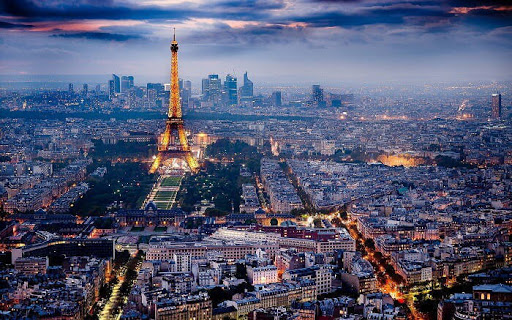
#> input picture image_processing_with_opencv/blending_images/eiffel_tower.jpg, 512 x 320 px
$ python blending_images.py
#> lines starting #> are read from the running program, lines starting #| are printed output that depends on the picture
# blending images

import cv2 # importing opencv (it means open source computer vision)
import matplotlib.pyplot as plt # visualization modul

img1 = cv2.imread("eiffel_tower.jpg") # first input
#> img1 is the input picture: shape (320, 512, 3); mean B, G, R 115.2, 88.2, 83.7
img1 = cv2.cvtColor(img1, cv2.COLOR_BGR2RGB)
# converting BGR to RGB ıt means converting ıts normal color
img2 = cv2.imread("river.jpg")
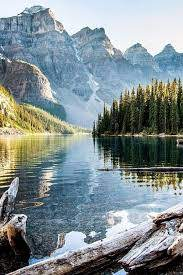
#> input picture image_processing_with_opencv/blending_images/river.jpg, 183 x 275 px
#> img2 is the input picture: shape (275, 183, 3); mean B, G, R 143.5, 141, 129
img2 = cv2.cvtColor(img2, cv2.COLOR_BGR2RGB)

print("First Image Shape: ", img1.shape) # shape of img1
#| First Image Shape:  (320, 512, 3)
print("Second Image Shape: ", img2.shape) # shape og img2
#| Second Image Shape:  (275, 183, 3)

img1 = cv2.resize(img1, (300,300)) # resizing both images
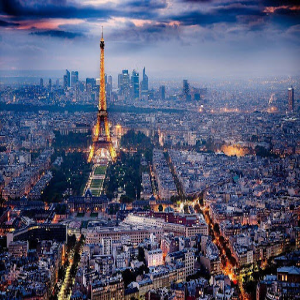
#> img1: shape (300, 300, 3); mean R, G, B 83.5, 88, 115
img2 = cv2.resize(img2, (300,300))
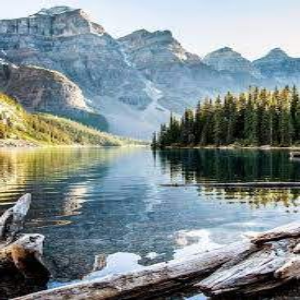
#> img2: shape (300, 300, 3); mean R, G, B 128.9, 140.9, 143.3

plt.figure() # border
plt.imshow(img1) # show

plt.figure()
plt.imshow(img2)

# blended image = alpha*img1 + beta*img2
# this function is calculating automatically
blended_img = cv2.addWeighted(src1=img1, alpha=0.5, src2=img2, beta=0.5, gamma=0)
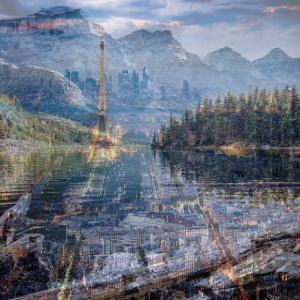
#> blended_img: shape (300, 300, 3); mean R, G, B 106.2, 114.5, 129.2
plt.figure()
plt.imshow(blended_img)
